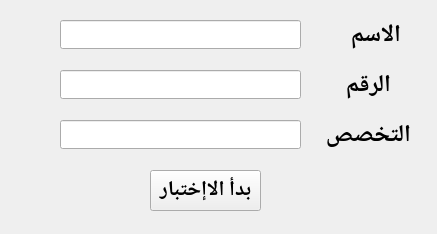
 <widget class="QWidget" name="Form">
  <property name="geometry">
   <rect>
    <x>0</x>
    <y>0</y>
    <width>437</width>
    <height>234</height>
   </rect>
  </property>
  <property name="windowTitle">
   <string>LogIN</string>
  </property>
  <property name="layoutDirection">
   <enum>Qt::LeftToRight</enum>
  </property>
  <property name="styleSheet">
   <string notr="true">/*
 *  Breeze stylesheet.
 *
 *  :author: Colin Duquesnoy
 *  :editor: Alex Huszagh
 *  :license: MIT, see LICENSE.md
 *
 *  This is originally a fork of QDarkStyleSheet, and is based on Breeze/
 *  BreezeDark color scheme, but is in no way affiliated with KDE.
 *
 * ---------------------------------------------------------------------
 *  The MIT License (MIT)
 *
 * Copyright (c) &lt;2013-2014&gt; &lt;Colin Duquesnoy&gt;
 * Copyright (c) &lt;2015-2016&gt; &lt;Alex Huszagh&gt;
 *
 * Permission is hereby granted, free of charge, to any person obtaining
 * a copy of this software and associated documentation files (the
 * &quot;Software&quot;), to deal in the Software without restriction, including
 * without limitation the rights to use, copy, modify, merge, publish,
 * distribute, sublicense, and/or sell copies of the Software, and to
 * permit persons to whom the Software is furnished to do so, subject to
 * the following conditions:
 *
 * The above copyright notice and this permission notice shall be included in
 * all copies or substantial portions of the Software.
 *
 * THE SOFTWARE IS PROVIDED &quot;AS IS&quot;, WITHOUT WARRANTY OF ANY KIND, EXPRESS
 * OR IMPLIED, INCLUDING BUT NOT LIMITED TO THE WARRANTIES OF
 * MERCHANTABILITY, FITNESS FOR A PARTICULAR PURPOSE AND NONINFRINGEMENT.
 * IN NO EVENT SHALL THE AUTHORS OR COPYRIGHT HOLDERS BE LIABLE FOR ANY
 * CLAIM, DAMAGES OR OTHER LIABILITY, WHETHER IN AN ACTION OF CONTRACT,
 * TORT OR OTHERWISE, ARISING FROM, OUT OF OR IN CONNECTION WITH THE
 * SOFTWARE OR THE USE OR OTHER DEALINGS IN THE SOFTWARE.
 * ---------------------------------------------------------------------
 */

QToolTip
{
    background-color: black;
    color: white;
    padding: 0.5ex;
}

QWidget
{
    color: #31363B;
    background-color: #EFF0F1;
    selection-background-color:#33A4DF;
    selection-color: #31363B;
    background-clip: border;
    border-image: none;
    border: 0px transparent black;
    outline: 0;
}

QWidget:item:hover
{
    background-color: #33A4DF;
    color: #31363B;
}

QWidget:item:selected
{
    background-color: #33A4DF;
}


QCheckBox
{
    spacing: 0.5ex;
    outline: none;
    color: #31363B;
    margin-bottom: 0.2ex;
    opacity: 200;
}

QCheckBox:disabled
{
    color: #BAB9B8;
}

QGroupBox::indicator
{
    margin-left: 0.2ex;
    margin-left: 0.2ex;
}

QCheckBox::indicator:unchecked,
QCheckBox::indicator:unchecked:focus
{
    border-image: url(:/light/checkbox_unchecked_disabled.svg);
}

QCheckBox::indicator:unchecked:hover,
QCheckBox::indicator:unchecked:pressed,
QGroupBox::indicator:unchecked:hover,
QGroupBox::indicator:unchecked:focus,
QGroupBox::indicator:unchecked:pressed
{
    border: none;
    border-image: url(:/light/checkbox_unchecked-hover.svg);
}

QCheckBox::indicator:checked
{
    border-image: url(:/light/checkbox_checked.svg);
}

QCheckBox::indicator:checked:focus,
QCheckBox::indicator:checked:pressed,
QGroupBox::indicator:checked:focus,
QGroupBox::indicator:checked:pressed
{
    border: none;
    border-image: url(:/light/checkbox_checked.svg);
}

QCheckBox::indicator:checked:hover,
QGroupBox::indicator:checked:hover
{
    border-image: url(:/light/checkbox_checked-hover.svg);
}

QCheckBox::indicator:indeterminate
{
    border-image: url(:/light/checkbox_indeterminate.svg);
}

QCheckBox::indicator:indeterminate:hover
{
    border-image: url(:/light/checkbox_indeterminate-hover.svg);
}

QCheckBox::indicator:indeterminate:focus,
QCheckBox::indicator:indeterminate:pressed
{
}

QCheckBox::indicator:indeterminate:disabled
{
    border-image: url(:/light/checkbox_indeterminate_disabled.svg);
}

QCheckBox::indicator:checked:disabled,
QGroupBox::indicator:checked:disabled
{
    border-image: url(:/light/checkbox_checked_disabled.svg);
}

QCheckBox::indicator:unchecked:disabled,
QGroupBox::indicator:unchecked:disabled
{
    border-image: url(:/light/checkbox_unchecked_disabled.svg);
}

QRadioButton
{
    spacing: 0.5ex;
    outline: none;
    color: #31363B;
    margin-bottom: 0.2ex;
}

QRadioButton:disabled
{
    color: #BAB9B8;
}

QRadioButton::indicator:unchecked,
QRadioButton::indicator:unchecked:focus
{
    border-image: url(:/light/radio_unchecked_disabled.svg);
}

QRadioButton::indicator:unchecked:hover,
QRadioButton::indicator:unchecked:pressed
{
    border: none;
    outline: none;
    border-image: url(:/light/radio_unchecked-hover.svg);
}

QRadioButton::indicator:checked
{
    border: none;
    outline: none;
    border-image: url(:/light/radio_checked.svg);
}

QRadioButton::indicator:checked:focus,
QRadioButton::indicator:checked:pressed
{
    border: none;
    outline: none;
    border-image: url(:/light/radio_checked.svg);
}

QRadioButton::indicator:checked:hover
{
    border-image: url(:/light/radio_checked-hover.svg);
}

QRadioButton::indicator:checked:disabled
{
    outline: none;
    border-image: url(:/light/radio_checked_disabled.svg);
}

QRadioButton::indicator:unchecked:disabled
{
    border-image: url(:/light/radio_unchecked_disabled.svg);
}

QMenuBar
{
    background-color: #EFF0F1;
    color: #31363B;
}

QMenuBar::item
{
    background: transparent;
}

QMenuBar::item:selected
{
    background: transparent;
    border: 0.1ex solid #BAB9B8;
}

QMenuBar::item:pressed
{
    border: 0.1ex solid #BAB9B8;
    background-color: #33A4DF;
    color: #31363B;
    margin-bottom: -0.1ex;
    padding-bottom: 0.1ex;
}

QMenu
{
    border: 0.1ex solid #BAB9B8;
    color: #31363B;
    margin: 0.2ex;
}

QMenu::icon
{
    margin: 0.5ex;
}

QMenu::item
{
    padding: 0.5ex 3ex 0.5ex 3ex;
    margin-left: 0.5ex;
    border: 0.1ex solid transparent; /* reserve space for selection border */
}

QMenu::item:selected
{
    color: #31363B;
}

QMenu::separator
{
    height: 0.2ex;
    background: lightblue;
    margin-left: 1ex;
    margin-right: 0.5ex;
}

/* non-exclusive indicator = check box style indicator
   (see QActionGroup::setExclusive) */
QMenu::indicator:non-exclusive:unchecked
{
    border-image: url(:/light/checkbox_unchecked_disabled.svg);
}

QMenu::indicator:non-exclusive:unchecked:selected
{
    border-image: url(:/light/checkbox_unchecked_disabled.svg);
}

QMenu::indicator:non-exclusive:checked
{
    border-image: url(:/light/checkbox_checked.svg);
}

QMenu::indicator:non-exclusive:checked:selected
{
    border-image: url(:/light/checkbox_checked.svg);
}

/* exclusive indicator = radio button style indicator (see QActionGroup::setExclusive) */
QMenu::indicator:exclusive:unchecked
{
    border-image: url(:/light/radio_unchecked_disabled.svg);
}

QMenu::indicator:exclusive:unchecked:selected
{
    border-image: url(:/light/radio_unchecked_disabled.svg);
}

QMenu::indicator:exclusive:checked
{
    border-image: url(:/light/radio_checked.svg);
}

QMenu::indicator:exclusive:checked:selected
{
    border-image: url(:/light/radio_checked.svg);
}

QMenu::right-arrow
{
    margin: 0.5ex;
    border-image: url(:/light/right_arrow.svg);
    width: 0.6ex;
    height: 0.9ex;
}


QWidget:disabled
{
    color: #454545;
    background-color: #EFF0F1;
}

QAbstractItemView
{
    alternate-background-color: #EFF0F1;
    color: #31363B;
    border: 0.1ex solid 3A3939;
    border-radius: 0.2ex;
}

QWidget:focus,
QMenuBar:focus
{
    border: 0.1ex solid #33A4DF;
}

QTabWidget:focus,
QCheckBox:focus,
QRadioButton:focus,
QSlider:focus
{
    border: none;
}

QLineEdit
{
    background-color: #FCFCFC;
    padding: 0.5ex;
    border-style: solid;
    border: 0.1ex solid #BAB9B8;
    border-radius: 0.2ex;
    color: #31363B;
}

QGroupBox
{
    border: 0.1ex solid #BAB9B8;
    border-radius: 0.2ex;
    padding-top: 1ex;
    margin-top: 1ex;
}

QGroupBox::title
{
    subcontrol-origin: margin;
    subcontrol-position: top center;
    padding-left: 0.1ex;
    padding-right: 0.1ex;
    margin-top: -0.7ex;
}

QAbstractScrollArea
{
    border-radius: 0.2ex;
    border: 0.1ex solid #BAB9B8;
    background-color: transparent;
}

QScrollBar:horizontal
{
    height: 1.5ex;
    margin: 0.3ex 1.5ex 0.3ex 1.5ex;
    border: 0.1ex transparent #2A2929;
    border-radius: 0.4ex;
    background-color: #2A2929;
}

QScrollBar::handle:horizontal
{
    background-color: #605F5F;
    min-width: 0.5ex;
    border-radius: 0.4ex;
}

QScrollBar::add-line:horizontal
{
    margin: 0ex 0.3ex 0ex 0.3ex;
    border-image: url(:/light/right_arrow_disabled.svg);
    width: 1ex;
    height: 1ex;
    subcontrol-position: right;
    subcontrol-origin: margin;
}

QScrollBar::sub-line:horizontal
{
    margin: 0px 0.3ex 0px 0.3ex;
    border-image: url(:/light/left_arrow_disabled.svg);
    height: 1ex;
    width: 1ex;
    subcontrol-position: left;
    subcontrol-origin: margin;
}

QScrollBar::add-line:horizontal:hover,QScrollBar::add-line:horizontal:on
{
    border-image: url(:/light/right_arrow.svg);
    width: 1ex;
    height: 1ex;
    subcontrol-position: right;
    subcontrol-origin: margin;
}


QScrollBar::sub-line:horizontal:hover, QScrollBar::sub-line:horizontal:on
{
    border-image: url(:/light/left_arrow.svg);
    width: 1ex;
    height: 1ex;
    subcontrol-position: left;
    subcontrol-origin: margin;
}

QScrollBar::up-arrow:horizontal, QScrollBar::down-arrow:horizontal
{
    background: none;
}


QScrollBar::add-page:horizontal, QScrollBar::sub-page:horizontal
{
    background: none;
}

QScrollBar:vertical
{
    background-color: #2A2929;
    width: 1.5ex;
    margin: 1.5ex 0.3ex 1.5ex 0.3ex;
    border: 0.1ex transparent #2A2929;
    border-radius: 0.4ex;
}

QScrollBar::handle:vertical
{
    background-color: #605F5F;
    min-height: 0.5ex;
    border-radius: 0.4ex;
}

QScrollBar::sub-line:vertical
{
    margin: 0.3ex 0ex 0.3ex 0ex;
    border-image: url(:/light/up_arrow_disabled.svg);
    height: 1ex;
    width: 1ex;
    subcontrol-position: top;
    subcontrol-origin: margin;
}

QScrollBar::add-line:vertical
{
    margin: 0.3ex 0ex 0.3ex 0ex;
    border-image: url(:/light/down_arrow_disabled.svg);
    height: 1ex;
    width: 1ex;
    subcontrol-position: bottom;
    subcontrol-origin: margin;
}

QScrollBar::sub-line:vertical:hover,
QScrollBar::sub-line:vertical:on
{

    border-image: url(:/light/up_arrow.svg);
    height: 1ex;
    width: 1ex;
    subcontrol-position: top;
    subcontrol-origin: margin;
}


QScrollBar::add-line:vertical:hover,
QScrollBar::add-line:vertical:on
{
    border-image: url(:/light/down_arrow.svg);
    height: 1ex;
    width: 1ex;
    subcontrol-position: bottom;
    subcontrol-origin: margin;
}

QScrollBar::up-arrow:vertical,
QScrollBar::down-arrow:vertical
{
    background: none;
}


QScrollBar::add-page:vertical,
QScrollBar::sub-page:vertical
{
    background: none;
}

QTextEdit
{
    background-color: #EFF0F1;
    color: #31363B;
    border: 0.1ex solid #BAB9B8;
}

QPlainTextEdit
{
    background-color: #EFF0F1;
    color: #31363B;
    border-radius: 0.2ex;
    border: 0.1ex solid #BAB9B8;
}

QHeaderView::section
{
    background-color: #BAB9B8;
    color: #31363B;
    padding: 0.5ex;
    border: 0.1ex solid #BAB9B8;
}

QSizeGrip
{
    border-image: url(:/light/sizegrip.svg);
    width: 1.2ex;
    height: 1.2ex;
}

QMainWindow::separator
{
    background-color: #EFF0F1;
    color: white;
    padding-left: 0.4ex;
    spacing: 0.2ex;
    border: 0.1ex dashed #BAB9B8;
}

QMainWindow::separator:hover
{

    background-color: #787876;
    color: white;
    padding-left: 0.4ex;
    border: 0.1ex solid #BAB9B8;
    spacing: 0.2x;
}

QMenu::separator
{
    height: 0.1ex;
    background-color: #BAB9B8;
    color: white;
    padding-left: 0.4ex;
    margin-left: 1ex;
    margin-right: 0.5ex;
}

QFrame[frameShape=&quot;2&quot;],  /* QFrame::Panel == 0x0003 */
QFrame[frameShape=&quot;3&quot;],  /* QFrame::WinPanel == 0x0003 */
QFrame[frameShape=&quot;4&quot;],  /* QFrame::HLine == 0x0004 */
QFrame[frameShape=&quot;5&quot;],  /* QFrame::VLine == 0x0005 */
QFrame[frameShape=&quot;6&quot;]  /* QFrame::StyledPanel == 0x0006 */
{
    border-width: 0.1ex;
    padding: 0.1ex;
    border-style: solid;
    border-color: #EFF0F1;
    background-color: #bcbfc2;
    border-radius: 0.5ex;
}

QStackedWidget
{
    border: 0.1ex transparent black;
}

QToolBar
{
    border: 0.1ex transparent #393838;
    background: 0.1ex solid #EFF0F1;
    font-weight: bold;
}

QToolBar::handle:horizontal
{
    border-image: url(:/light/hmovetoolbar.svg);
    width = 1.6ex;
    height = 6.4ex;
}

QToolBar::handle:vertical
{
    border-image: url(:/light/vmovetoolbar.svg);
    width = 5.4ex;
    height = 1ex;
}

QToolBar::separator:horizontal
{
    border-image: url(:/light/hsepartoolbar.svg);
    width = 0.7ex;
    height = 6.3ex;
}

QToolBar::separator:vertical
{
    border-image: url(:/light/vsepartoolbars.svg);
    width = 6.3ex;
    height = 0.7ex;
}

QPushButton
{
    color: #31363B;
    background-color: qlineargradient(x1: 0.5, y1: 0.5 x2: 0.5, y2: 1, stop: 0 #EFF0F1, stop: 0.5 #eaebec);
    border-width: 0.1ex;
    border-color: #BAB9B8;
    border-style: solid;
    padding: 0.5ex;
    border-radius: 0.2ex;
    outline: none;
}

QPushButton:disabled
{
    background-color: #e0e1e2;
    border-width: 0.1ex;
    border-color: #b4b4b4;
    border-style: solid;
    padding-top: 0.5ex;
    padding-bottom: 0.5ex;
    padding-left: 1ex;
    padding-right: 1ex;
    border-radius: 0.2ex;
    color: #b4b4b4;
}

QPushButton:focus
{
    color: black;
}

QComboBox
{
    selection-background-color: #33A4DF;
    border-style: solid;
    border: 0.1ex solid #BAB9B8;
    border-radius: 0.2ex;
    padding: 0.5ex;
    min-width: 7.5ex;
}

QPushButton:checked
{
    background-color: #BAB9B8;
    border-color: #6A6969;
}

QComboBox:hover,
QAbstractSpinBox:hover,
QLineEdit:hover,
QTextEdit:hover,
QPlainTextEdit:hover,
QAbstractView:hover,
QTreeView:hover
{
    border: 0.1ex solid #33A4DF;
    color: #31363B;
}

QComboBox:hover:pressed,
QPushButton:hover:pressed,
QAbstractSpinBox:hover:pressed,
QLineEdit:hover:pressed,
QTextEdit:hover:pressed,
QPlainTextEdit:hover:pressed,
QAbstractView:hover:pressed,
QTreeView:hover:pressed
{
    background-color: #EFF0F1;
}

QComboBox:on
{
    padding-top: 0.3ex;
    padding-left: 0.4ex;
    selection-background-color: #4a4a4a;
}

QComboBox QAbstractItemView
{
    background-color: #FCFCFC;
    border-radius: 0.2ex;
    border: 0.1ex solid #BAB9B8;
    selection-background-color: #33A4DF;
}

QComboBox::drop-down
{
    subcontrol-origin: padding;
    subcontrol-position: top right;
    width: 1.5ex;

    border-left-width: 0ex;
    border-left-color: darkgray;
    border-left-style: solid;
    border-top-right-radius: 0.3ex;
    border-bottom-right-radius: 0.3ex;
}

QComboBox::down-arrow
{
    border-image: url(:/light/down_arrow_disabled.svg);
    width: 0.9ex;
    height: 0.6ex;
}

QComboBox::down-arrow:on,
QComboBox::down-arrow:hover,
QComboBox::down-arrow:focus
{
    border-image: url(:/light/down_arrow.svg);
    width: 0.9ex;
    height: 0.6ex;
}

QAbstractSpinBox
{
    padding: 0.5ex;
    border: 0.1ex solid #BAB9B8;
    background-color: #D9D8D7;
    color: #31363B;
    border-radius: 0.2ex;
    min-width: 7.5ex;
}

QAbstractSpinBox:up-button
{
    background-color: transparent;
    subcontrol-origin: border;
    subcontrol-position: center right;
}

QAbstractSpinBox:down-button
{
    background-color: transparent;
    subcontrol-origin: border;
    subcontrol-position: center left;
}

QAbstractSpinBox::up-arrow,
QAbstractSpinBox::up-arrow:disabled,
QAbstractSpinBox::up-arrow:off
{
    border-image: url(:/light/up_arrow_disabled.svg);
    width: 0.9ex;
    height: 0.6ex;
}

QAbstractSpinBox::up-arrow:hover
{
    border-image: url(:/light/up_arrow.svg);
    width: 0.9ex;
    height: 0.6ex;
}

QAbstractSpinBox::down-arrow,
QAbstractSpinBox::down-arrow:disabled,
QAbstractSpinBox::down-arrow:off
{
    border-image: url(:/light/down_arrow_disabled.svg);
    width: 0.9ex;
    height: 0.6ex;
}

QAbstractSpinBox::down-arrow:hover
{
    border-image: url(:/light/down_arrow.svg);
    width: 0.9ex;
    height: 0.6ex;
}

QLabel
{
    border: 0ex solid black;
}

QTabWidget{
    border: 0.1ex solid #BAB9B8;
}

/* BORDERS */
QTabWidget::pane
{
    padding: 0.5ex;
    margin: 0.1ex;
}

QTabWidget::pane:top
{
    border: 0.1ex solid #BAB9B8;
    top: -0.1ex;
}

QTabWidget::pane:bottom
{
    border: 0.1ex solid #BAB9B8;
    bottom: -0.1ex;
}

QTabWidget::pane:left
{
    border: 0.1ex solid #BAB9B8;
    right: -0.1ex;
}

QTabWidget::pane:right
{
    border: 0.1ex solid #BAB9B8;
    left: -0.1ex;
}

QTabBar
{
    qproperty-drawBase: 0;
    left: 0.5ex; /* move to the right by 0.5ex */
    border-radius: 0.3ex;
}

QTabBar:focus
{
    border: 0ex transparent black;
}

QTabBar::close-button
{
    border-image: url(:/light/close.svg);
    width: 1.2ex;
    height: 1.2ex;
    background: transparent;
}

QTabBar::close-button:hover
{
    border-image: url(:/light/close-hover.svg);
    width: 1.2ex;
    height: 1.2ex;
    background: transparent;
}

QTabBar::close-button:pressed
{
    border-image: url(:/light/close-pressed.svg);
    width: 1.2ex;
    height: 1.2ex;
    background: transparent;
}

/* TOP TABS */
QTabBar::tab:top
{
    color: #31363B;
    border: 0.1ex transparent black;
    border-left: 0.1ex solid #BAB9B8;
    border-top: 0.1ex solid #BAB9B8;
    background-color: #EFF0F1;
    padding: 0.5ex;
    min-width: 5ex;
    border-top-left-radius: 0.2ex;
    border-top-right-radius: 0.2ex;
}

QTabBar::tab:top:last,
QTabBar::tab:top:only-one
{
    color: #31363B;
    border: 0.1ex transparent black;
    border-left: 0.1ex solid #BAB9B8;
    border-right: 0.1ex solid #BAB9B8;
    border-top: 0.1ex solid #BAB9B8;
    background-color: #EFF0F1;
    padding: 0.5ex;
    min-width: 5ex;
    border-top-left-radius: 0.2ex;
    border-top-right-radius: 0.2ex;
}

QTabBar::tab:top:!selected
{
    color: #31363B;
    background-color: #D9D8D7;
    border: 0.1ex transparent black;
    border-left: 0.1ex solid #BAB9B8;
    border-top-left-radius: 0.2ex;
    border-top-right-radius: 0.2ex;
}

QTabBar::tab:top:first:!selected
{
    color: #31363B;
    background-color: #D9D8D7;
    border: 0.1ex transparent black;
    border-top-left-radius: 0.2ex;
    border-top-right-radius: 0.2ex;
}

QTabBar::tab:top:!selected:hover
{
    background-color: rgba(61, 173, 232, 0.1);
    border: 0.1ex rgba(61, 173, 232, 0.1);
    border-left: 0.1ex solid #BAB9B8;
}

QTabBar::tab:top:!selected:first:hover
{
    background-color: rgba(61, 173, 232, 0.1);
    border: 0.1ex rgba(61, 173, 232, 0.1);
}

/* BOTTOM TABS */
QTabBar::tab:bottom
{
    color: #31363B;
    border: 0.1ex transparent black;
    border-left: 0.1ex solid #BAB9B8;
    border-bottom: 0.1ex solid #BAB9B8;
    background-color: #EFF0F1;
    padding: 0.5ex;
    border-bottom-left-radius: 0.2ex;
    border-bottom-right-radius: 0.2ex;
    min-width: 5ex;
}

QTabBar::tab:bottom:last,
QTabBar::tab:bottom:only-one
{
    color: #31363B;
    border: 0.1ex transparent black;
    border-left: 0.1ex solid #BAB9B8;
    border-right: 0.1ex solid #BAB9B8;
    border-bottom: 0.1ex solid #BAB9B8;
    background-color: #EFF0F1;
    padding: 0.5ex;
    border-bottom-left-radius: 0.2ex;
    border-bottom-right-radius: 0.2ex;
    min-width: 5ex;
}

QTabBar::tab:bottom:!selected
{
    color: #31363B;
    background-color: #D9D8D7;
    border: 0.1ex transparent black;
    border-left: 0.1ex solid #BAB9B8;
    border-bottom-left-radius: 0.2ex;
    border-bottom-right-radius: 0.2ex;
}

QTabBar::tab:bottom:first:!selected
{
    color: #31363B;
    background-color: #D9D8D7;
    border: 0.1ex transparent black;
    border-bottom-left-radius: 0.2ex;
    border-bottom-right-radius: 0.2ex;
}

QTabBar::tab:bottom:!selected:hover
{
    background-color: rgba(61, 173, 232, 0.1);
    border: 0.1ex rgba(61, 173, 232, 0.1);
    border-left: 0.1ex solid #BAB9B8;
}

QTabBar::tab:bottom:!selected:first:hover
{
    background-color: rgba(61, 173, 232, 0.1);
    border: 0.1ex rgba(61, 173, 232, 0.1);
}

/* LEFT TABS */
QTabBar::tab:left
{
    color: #31363B;
    border: 0.1ex transparent black;
    border-top: 0.1ex solid #BAB9B8;
    border-right: 0.1ex solid #BAB9B8;
    background-color: #EFF0F1;
    padding: 0.5ex;
    border-top-right-radius: 0.2ex;
    border-bottom-right-radius: 0.2ex;
    min-height: 5ex;
}

QTabBar::tab:left:last,
QTabBar::tab:left:only-one
{
    color: #31363B;
    border: 0.1ex transparent black;
    border-top: 0.1ex solid #BAB9B8;
    border-bottom: 0.1ex solid #BAB9B8;
    border-right: 0.1ex solid #BAB9B8;
    background-color: #EFF0F1;
    padding: 0.5ex;
    border-top-right-radius: 0.2ex;
    border-bottom-right-radius: 0.2ex;
    min-height: 5ex;
}

QTabBar::tab:left:!selected
{
    color: #31363B;
    background-color: #D9D8D7;
    border: 0.1ex transparent black;
    border-top: 0.1ex solid #BAB9B8;
    border-top-right-radius: 0.2ex;
    border-bottom-right-radius: 0.2ex;
}

QTabBar::tab:left:!selected:hover
{
    background-color: rgba(61, 173, 232, 0.1);
    border: 0.1ex rgba(61, 173, 232, 0.1);
    border-top: 0.1ex solid #BAB9B8;
}

QTabBar::tab:left:!selected:first:hover
{
    background-color: rgba(61, 173, 232, 0.1);
    border: 0.1ex rgba(61, 173, 232, 0.1);
}

/* RIGHT TABS */
QTabBar::tab:right
{
    color: #31363B;
    border: 0.1ex transparent black;
    border-top: 0.1ex solid #BAB9B8;
    border-left: 0.1ex solid #BAB9B8;
    background-color: #D9D8D7;
    padding: 0.5ex;
    border-top-left-radius: 0.2ex;
    border-bottom-left-radius: 0.2ex;
    min-height: 5ex;
}

QTabBar::tab:right:last,
QTabBar::tab:right:only-one
{
    color: #31363B;
    border: 0.1ex transparent black;
    border-top: 0.1ex solid #BAB9B8;
    border-bottom: 0.1ex solid #BAB9B8;
    border-left: 0.1ex solid #BAB9B8;
    background-color: #D9D8D7;
    padding: 0.5ex;
    border-top-left-radius: 0.2ex;
    border-bottom-left-radius: 0.2ex;
    min-height: 5ex;
}

QTabBar::tab:right:!selected
{
    color: #31363B;
    background-color: #54575B;
    border: 0.1ex transparent black;
    border-top: 0.1ex solid #BAB9B8;
    border-top-left-radius: 0.2ex;
    border-bottom-left-radius: 0.2ex;
}

QTabBar::tab:right:!selected:hover
{
    background-color: rgba(61, 173, 232, 0.1);
    border: 0.1ex rgba(61, 173, 232, 0.1);
    border-top: 0.1ex solid #BAB9B8;
}

QTabBar::tab:right:!selected:first:hover
{
    background-color: rgba(61, 173, 232, 0.1);
    border: 0.1ex rgba(61, 173, 232, 0.1);
}

QTabBar QToolButton::right-arrow:enabled
{
    border-image: url(:/light/right_arrow.svg);
}

QTabBar QToolButton::left-arrow:enabled
{
    border-image: url(:/light/left_arrow.svg);
}

QTabBar QToolButton::right-arrow:disabled
{
    border-image: url(:/light/right_arrow_disabled.svg);
}

QTabBar QToolButton::left-arrow:disabled
{
    border-image: url(:/light/left_arrow_disabled.svg);
}

QDockWidget
{
    background: #EFF0F1;
    border: 0.1ex solid #403F3F;
    titlebar-close-icon: url(:/light/transparent.svg);
    titlebar-normal-icon: url(:/light/transparent.svg);
}

QDockWidget::close-button,
QDockWidget::float-button
{
    border: 0.1ex solid transparent;
    border-radius: 0.2ex;
    background: transparent;
}


QDockWidget::float-button
{
    border-image: url(:/dark/undock.svg);
}

QDockWidget::float-button:hover
{
    border-image: url(:/dark/undock-hover.svg) ;
}

QDockWidget::close-button
{
    border-image: url(:/dark/close.svg) ;
}

QDockWidget::close-button:hover
{
    border-image: url(:/dark/close-hover.svg) ;
}

QDockWidget::close-button:pressed
{
    border-image: url(:/dark/close-pressed.svg) ;
}

QTreeView,
QListView
{
    border: 0.1ex solid #BAB9B8;
    background-color: #FCFCFC;
}


QTreeView::branch:has-siblings:!adjoins-item
{
    border-image: url(:/light/stylesheet-vline.svg) 0;
}

QTreeView::branch:has-siblings:adjoins-item
{
    border-image: url(:/light/stylesheet-branch-more.svg) 0;
}

QTreeView::branch:!has-children:!has-siblings:adjoins-item
{
    border-image: url(:/light/stylesheet-branch-end.svg) 0;
}

QTreeView::branch:has-children:!has-siblings:closed,
QTreeView::branch:closed:has-children:has-siblings
{
    border-image: url(:/light/stylesheet-branch-end-closed.svg) 0;
    image: url(:/light/branch_closed.svg);
}

QTreeView::branch:open:has-children:!has-siblings,
QTreeView::branch:open:has-children:has-siblings
{
    border-image: url(:/light/stylesheet-branch-end-open.svg) 0;
    image: url(:/light/branch_open.svg);
}

QTableView::item,
QListView::item,
QTreeView::item
{
    padding: 0.3ex;
}

QTableView::item:!selected:hover,
QListView::item:!selected:hover,
QTreeView::item:!selected:hover
{
    background-color: rgba(61, 173, 232, 0.1);
    outline: 0;
    color: #31363B;
    padding: 0.3ex;
}

QSlider::groove:horizontal
{
    border: 0.1ex solid #EFF0F1;
    height: 0.4ex;
    background: #9CA0A4;
    margin: 0px;
    border-radius: 0.2ex;
}

QSlider::handle:horizontal
{
    background: #D9D8D7;
    border: 0.1ex solid #BABEC2;
    width: 1.6ex;
    height: 1.6ex;
    margin: -0.8ex 0;
    border-radius: 0.9ex;
}

QSlider::groove:vertical
{
    border: 0.1ex solid #EFF0F1;
    width: 0.4ex;
    background: #9CA0A4;
    margin: 0ex;
    border-radius: 0.3ex;
}

QSlider::handle:vertical
{
    background: #D9D8D7;
    border: 0.1ex solid #BABEC2;
    width: 1.6ex;
    height: 1.6ex;
    margin: 0 -0.8ex;
    border-radius: 0.9ex;
}

QSlider::handle:horizontal:focus,
QSlider::handle:vertical:focus
{
    border: 0.1ex solid #33A4DF;
}

QSlider::handle:horizontal:hover,
QSlider::handle:vertical:hover
{
    border: 0.1ex solid #51c2fc;
}

QSlider::sub-page:horizontal,
QSlider::add-page:vertical
{
    background: #33A4DF;
    border-radius: 0.3ex;
}

QSlider::add-page:horizontal,
QSlider::sub-page:vertical
{
    background: #BABEC2;
    border-radius: 0.3ex;
}

QToolButton
{
    background-color: transparent;
    border: 0.1ex solid #BAB9B8;
    border-radius: 0.2ex;
    margin: 0.3ex;
    padding: 0.5ex;
}

QToolButton[popupMode=&quot;1&quot;] /* only for MenuButtonPopup */
{
    padding-right: 2ex; /* make way for the popup button */
}

QToolButton[popupMode=&quot;2&quot;] /* only for InstantPopup */
{
    padding-right: 1ex; /* make way for the popup button */
}

QToolButton::menu-indicator
{
    border-image: url(:/light/down_arrow.svg);
    top: -0.7ex; left: -0.2ex; /* shift it a bit */
    width = 0.9ex;
    height = 0.6ex;
}

QToolButton::menu-arrow
{
    border-image: url(:/light/down_arrow.svg);
    width = 0.9ex;
    height = 0.6ex;
}

QToolButton:hover,
QToolButton::menu-button:hover
{
    background-color: transparent;
    border: 0.1ex solid #33A4DF;
}

QToolButton:checked,
QToolButton:pressed,
QToolButton::menu-button:pressed
{
    background-color: #47b8fc;
    border: 0.1ex solid #47b8fc;
    padding: 0.5ex;
}

QToolButton::menu-button
{
    border: 0.1ex solid #BAB9B8;
    border-top-right-radius: 6px;
    border-bottom-right-radius: 6px;
    /* 1ex width + 0.4ex for border + no text = 2ex allocated above */
    width: 1ex;
    padding: 0.5ex;
    outline: none;
}

QToolButton::menu-arrow:open
{
    border: 0.1ex solid #BAB9B8;
}

QPushButton::menu-indicator
{
    subcontrol-origin: padding;
    subcontrol-position: bottom right;
    left: 0.8ex;
}

QTableView
{
    border: 0.1ex solid #BAB9B8;
    gridline-color: #BAB9B8;
    background-color: #FCFCFC;
}


QTableView,
QHeaderView
{
    border-radius: 0px;
}

QTableView::item:pressed
{
    background: #33A4DF;
    color: #31363B;
}

QTableView::item:selected:active
{
    background: #33A4DF;
    color: #31363B;
}

QTableView::item:selected:hover
{
    background-color: #47b8f3;
    color: #31363B;
}

QListView::item:pressed,
QTreeView::item:pressed
{
    background: #3daee9;
    color: #31363B;
}

QTreeView::item:selected:active,
QListView::item:selected:active
{
    background: #3daee9;
    color: #31363B;
}

QListView::item:selected:hover,
QTreeView::item:selected:hover
{
    background-color: #51c2fc;
    color: #31363B;
}


QHeaderView
{
    background-color: #EFF0F1;
    border: 0.1ex transparent;
    border-radius: 0px;
    margin: 0px;
    padding: 0px;

}

QHeaderView::section
{
    background-color: #EFF0F1;
    color: #31363B;
    padding: 0.5ex;
    border: 0.1ex solid #BAB9B8;
    border-radius: 0px;
    text-align: center;
}

QHeaderView::section::vertical::first,
QHeaderView::section::vertical::only-one
{
    border-top: 0.1ex solid #BAB9B8;
}

QHeaderView::section::vertical
{
    border-top: transparent;
}

QHeaderView::section::horizontal::first, QHeaderView::section::horizontal::only-one
{
    border-left: 0.1ex solid #BAB9B8;
}

QHeaderView::section::horizontal
{
    border-left: transparent;
}


QHeaderView::section:checked

 {
    color: black;
    background-color: #b9dae7;
 }

 /* style the sort indicator */
QHeaderView::down-arrow
{
    image: url(:/light/down_arrow.svg);
}

QHeaderView::up-arrow
{
    image: url(:/light/up_arrow.svg);
}

QTableCornerButton::section
{
    background-color: #EFF0F1;
    border: 0.1ex transparent #BAB9B8;
    border-radius: 0px;
}

QToolBox
{
    padding: 0.5ex;
    border: 0.1ex transparent black;
}

QToolBox:selected
{
    background-color: #EFF0F1;
    border-color: #33A4DF;
}

QToolBox:hover
{
    border-color: #33A4DF;
}

QStatusBar::item
{
    border: 0px transparent dark;
}

QSplitter::handle
{
    border: 0.1ex dashed #BAB9B8;
}

QSplitter::handle:hover
{
    background-color: #787876;
    border: 0.1ex solid #BAB9B8;
}

QSplitter::handle:horizontal
{
    width: 0.1ex;
}

QSplitter::handle:vertical
{
    height: 0.1ex;
}

QProgressBar:horizontal
{
    background-color: #BABEC2;
    border: 0.1ex solid #EFF0F1;
    border-radius: 0.3ex;
    height: 0.5ex;
    text-align: right;
    margin-top: 0.5ex;
    margin-bottom: 0.5ex;
    margin-right: 5ex;
    padding: 0px;
}

QProgressBar::chunk:horizontal
{
    background-color: #33A4DF;
    border: 0.1ex transparent;
    border-radius: 0.3ex;
}

QAbstractSpinBox
{
    background-color: #EFF0F1;
}

QSpinBox,
QDoubleSpinBox
{
    padding-right: 1.5ex;
}

QSpinBox::up-button,
QDoubleSpinBox::up-button
{
    subcontrol-origin: content;
    subcontrol-position: right top;

    width: 1.6ex;
    border-width: 0.1ex;
}

QSpinBox::up-arrow,
QDoubleSpinBox::up-arrow
{
    border-image: url(:/light/up_arrow.svg);
    width: 0.9ex;
    height: 0.6ex;
}

QSpinBox::up-arrow:hover,
QSpinBox::up-arrow:pressed,
QDoubleSpinBox::up-arrow:hover,
QDoubleSpinBox::up-arrow:pressed
{
    border-image: url(:/light/up_arrow-hover.svg);
    width: 0.9ex;
    height: 0.6ex;
}

QSpinBox::up-arrow:disabled,
QSpinBox::up-arrow:off,
QDoubleSpinBox::up-arrow:disabled,
QDoubleSpinBox::up-arrow:off
{
   border-image: url(:/light/up_arrow_disabled.svg);
}

QSpinBox::down-button,
QDoubleSpinBox::down-button
{
    subcontrol-origin: content;
    subcontrol-position: right bottom;

    width: 1.6ex;
    border-width: 0.1ex;
}

QSpinBox::down-arrow,
QDoubleSpinBox::down-arrow
{
    border-image: url(:/light/down_arrow.svg);
    width: 0.9ex;
    height: 0.6ex;
}

QSpinBox::down-arrow:hover,
QSpinBox::down-arrow:pressed,
QDoubleSpinBox::down-arrow:hover,
QDoubleSpinBox::down-arrow:pressed
{
    border-image: url(:/light/down_arrow-hover.svg);
    width: 0.9ex;
    height: 0.6ex;
}

QSpinBox::down-arrow:disabled,
QSpinBox::down-arrow:off,
QDoubleSpinBox::down-arrow:disabled,
QDoubleSpinBox::down-arrow:off
{
   border-image: url(:/light/down_arrow_disabled.svg);
}

QPushButton:hover
{
    border: 0.1ex solid #3daef3;
    color: #31363B;
}

QPushButton:focus
{
    background-color: qlineargradient(x1: 0.5, y1: 0.5 x2: 0.5, y2: 1, stop: 0 #4cbdff, stop: 0.5 #33a4e8);
    color: white;
}

QPushButton:focus:hover
{
    background-color: qlineargradient(x1: 0.5, y1: 0.5 x2: 0.5, y2: 1, stop: 0 #bedfec, stop: 0.5 #b9dae7);
    color: #31363B;
}

QPushButton:focus:pressed,
QPushButton:pressed
{
    background-color: qlineargradient(x1: 0.5, y1: 0.5 x2: 0.5, y2: 1, stop: 0 #bedfec, stop: 0.5 #b9dae7);
    color: #31363B;
}
</string>
  </property>
  <widget class="QLabel" name="label_4">
   <property name="geometry">
    <rect>
     <x>340</x>
     <y>20</y>
     <width>61</width>
     <height>31</height>
    </rect>
   </property>
   <property name="font">
    <font>
     <family>Noto Naskh Arabic</family>
     <pointsize>18</pointsize>
     <weight>75</weight>
     <bold>true</bold>
    </font>
   </property>
   <property name="text">
    <string>الاسم</string>
   </property>
  </widget>
  <widget class="QLabel" name="label_5">
   <property name="geometry">
    <rect>
     <x>330</x>
     <y>70</y>
     <width>61</width>
     <height>31</height>
    </rect>
   </property>
   <property name="font">
    <font>
     <family>Noto Naskh Arabic</family>
     <pointsize>18</pointsize>
     <weight>75</weight>
     <bold>true</bold>
    </font>
   </property>
   <property name="text">
    <string>الرقم</string>
   </property>
  </widget>
  <widget class="QLabel" name="label_6">
   <property name="geometry">
    <rect>
     <x>320</x>
     <y>120</y>
     <width>91</width>
     <height>31</height>
    </rect>
   </property>
   <property name="font">
    <font>
     <family>Noto Naskh Arabic</family>
     <pointsize>18</pointsize>
     <weight>75</weight>
     <bold>true</bold>
    </font>
   </property>
   <property name="text">
    <string>التخصص</string>
   </property>
  </widget>
  <widget class="QLineEdit" name="name_lineEdit">
   <property name="geometry">
    <rect>
     <x>60</x>
     <y>20</y>
     <width>241</width>
     <height>29</height>
    </rect>
   </property>
   <property name="font">
    <font>
     <family>Noto Naskh Arabic</family>
     <pointsize>12</pointsize>
    </font>
   </property>
   <property name="layoutDirection">
    <enum>Qt::RightToLeft</enum>
   </property>
  </widget>
  <widget class="QLineEdit" name="idNum_lineEdit">
   <property name="geometry">
    <rect>
     <x>60</x>
     <y>70</y>
     <width>241</width>
     <height>29</height>
    </rect>
   </property>
   <property name="font">
    <font>
     <family>Noto Naskh Arabic</family>
     <pointsize>12</pointsize>
    </font>
   </property>
   <property name="layoutDirection">
    <enum>Qt::RightToLeft</enum>
   </property>
  </widget>
  <widget class="QLineEdit" name="section_lineEdit">
   <property name="geometry">
    <rect>
     <x>60</x>
     <y>120</y>
     <width>241</width>
     <height>29</height>
    </rect>
   </property>
   <property name="font">
    <font>
     <family>Noto Naskh Arabic</family>
     <pointsize>12</pointsize>
    </font>
   </property>
   <property name="layoutDirection">
    <enum>Qt::RightToLeft</enum>
   </property>
  </widget>
  <widget class="QPushButton" name="start_exam_btn">
   <property name="geometry">
    <rect>
     <x>150</x>
     <y>170</y>
     <width>111</width>
     <height>41</height>
    </rect>
   </property>
   <property name="font">
    <font>
     <family>Noto Naskh Arabic</family>
     <pointsize>16</pointsize>
     <weight>75</weight>
     <bold>true</bold>
    </font>
   </property>
   <property name="text">
    <string>بدأ الاإختبار</string>
   </property>
  </widget>
 </widget>
